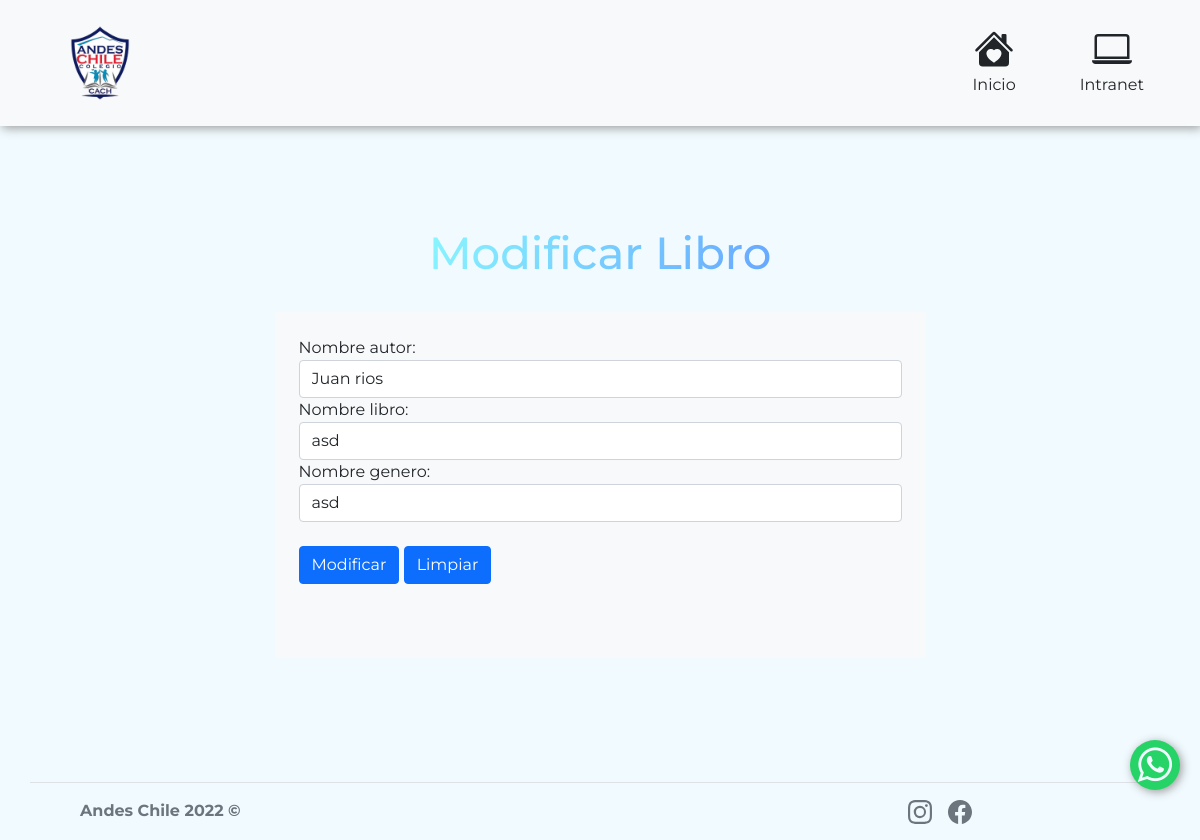
Page /biblioteca/modificarLibro/4 on the committed database.
### rest_taller/models.py (models this page shows, shortened)
class Libro(models.Model):
    sku = models.AutoField(primary_key=True, verbose_name='id')
    autor = models.CharField(max_length=100,null=True, verbose_name='Nombre autor')
    nombreLibro = models.CharField(max_length=100,null=True, verbose_name='Nombre libro')
    genero = models.CharField( max_length=50,verbose_name='Nombre genero')

### biblioteca/views.py (the view, shortened to what this page needs)
# urls.py: path('modificarLibro/<id>',modificarLibro,name="modificarLibro"),
def modificarLibro(request,id):
    book = Libro.objects.get(sku=id)
    datos={
        'formLibro':LibroForm(instance=book)
    }
    return render(request,'biblioteca/modificar_libro.html',datos)

### biblioteca/forms.py
class LibroForm(ModelForm):
    class Meta:
        model = Libro
        fields = ['sku','autor','nombreLibro','genero']
    def __init__(self, *args, **kwargs):
        super(LibroForm, self).__init__(*args, **kwargs)
        for visible in self.visible_fields():
            visible.field.widget.attrs['class'] = 'form-control'

### biblioteca/templates/biblioteca/modificar_libro.html (shortened to what this page needs)
<!DOCTYPE html>
<html lang="es">
<head>
    {% load static %}
    <link rel="stylesheet" href="https://cdn.jsdelivr.net/npm/bootstrap-icons@1.7.2/font/bootstrap-icons.css">
    <link rel="stylesheet" href="https://stackpath.bootstrapcdn.com/font-awesome/4.7.0/css/font-awesome.min.css">
    <link href="{% static 'equipo/css/bootstrap.min.css'%}" rel="stylesheet">
    <link rel="stylesheet" href="{% static 'equipo/css/style.css'%}">
    <link rel="stylesheet" href="{% static 'equipo/css/styleAPI.css'%}">
</head>
<body>
    <nav id="navegador" class="navbar navbar-expand-lg navbar-light bg-light fixed-top col-12">
        <a class="navbar-brand" href="#"><img src="{% static 'equipo/img/logo.png'%}" width="100" height="100" alt="..."> </a>
        <div class="collapse navbar-collapse" id="navbarSupportedContent">
            <ul class="navbar-nav ms-auto mb-2 mb-lg-0 bg-light">
                <li class="nav-item align-items-center text-center">
                    <a href="{% url 'index' %}" class="nav-link text-dark">
                        Inicio
                    </a>
                </li>
                <li class="nav-item align-items-center text-center px-5">
                    <a href="{% url 'loginGoogle' %}" class="nav-link text-dark">
                          Intranet
                    </a>
                </li>
            </ul>
        </div>
    </nav>
    <section id="Comunidad" class="container align-items-center section-padding">
        <h2 class="text-center"><span class="h2Comunidad">Modificar Libro</span></h2>
        <div class="container-fluid align-items-center ">
            <div class="col-md-12 col-lg-7 p-0 pt-4 pb-4 m-auto">
                <form action="" method="POST" id="formulario" class="bg-light p-4 m-auto">
                    <div class="form">
                        {{formLibro}}
                        <br>
                    </div>
                    <input  type="submit" class="btn btn-primary" id="Modificar" value="Modificar">
                    <input type="reset" class="btn btn-primary" id="limpia" value="Limpiar">
                    <div id="exito" class="alert alert-succes" role="alert">
                    </div>
                </form>
            </div>
    </section>
    <footer class="container d-flex flex-wrap justify-content-between align-items-center py-3 border-top ">
        <div class="col-md-4 d-flex align-items-center ">
            <a href="/ " class="mb-3 me-2 mb-md-0 text-muted text-decoration-none lh-1">
                <svg class="bi" width="30" height="24">
                    <use xlink:href="#bootstrap"></use>
                </svg>
            </a>
            <span class="text-muted"><strong>Andes Chile 2022 &copy;</strong></span>
        </div>
        <ul class="nav col-md-4 justify-content-end ">
            <li class="ms-3">
                <a class="text-muted" href="https://www.instagram.com/cach.colegioandeschile/">
                </a>
            </li>
            <li class="ms-3"><a class="text-muted" href="https://www.facebook.com/colegioandeschile"></a></li>
        </ul>
        <div class="btn-float">
            <a href="https://wa.me/56949147149?text=Hola,%20estoy%20busca%20de%20información,%20mi%20consulta%20es%20la%20siguiente:" class="whatsapp" target="_blank"><i class="fa fa-whatsapp whatsapp-icon"></i></a>
        </div>
    </footer>
</body>
</html>

### equipo/static/equipo/css/style.css (style rules this page uses)
* { font-family: 'Montserrat', sans-serif; }
body { background: #f1fbff; }
#Comunidad { border-bottom: 0%; }
.navbar-brand { margin-left: 50px; }
.section-padding { padding: 100px 0; }
.h2Comunidad { font-size: 45px; -webkit-background-clip: text; background-clip: text; -webkit-text-fill-color: transparent; background-image: linear-gradient(120deg, #89f7fe 0%, #66a6ff 100%); }
.navbar { box-shadow: 2px 2px 10px #999; position: sticky; top: 0; }
.whatsapp { position: fixed; width: 70px; height: 70px; bottom: 50px; right: 20px; background-color: #25d366; color: #FFF; border-radius: 80px; text-align: center; font-size: 35px; z-index: 1; box-shadow: 2px 2px 10px #999; }
.whatsapp-icon { margin-top: 10px; font-size: 50px; color: #f1fbff; }
@media only screen and (min-width: 320px) { .whatsapp { position: fixed; width: 50px; height: 50px; bottom: 50px; right: 20px; background-color: #25d366; color: #FFF; border-radius: 80px; text-align: center; font-size: 35px; z-index: 1; } }
@media only screen and (min-width: 320px) { .whatsapp-icon { margin-top: 5px; font-size: 40px; color: #f1fbff; } }

### rows in the picture
Libro: autor "Juan rios", nombreLibro "asd", genero "asd"
